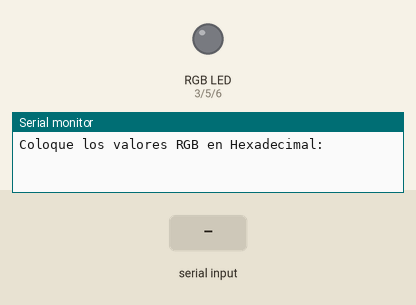
Simulated run of this sketch. Board: Arduino Uno, built with avr-gcc and run on an emulated ATmega328P. On the bench: an RGB LED mixed from three pins (HIGH = lit), the last lines printed to the serial monitor. The test bench sets the inputs (shaded band). Dim RGB values are drawn brighter than linear.

Above: at 1.2 s.
1.3 s: "90,45\n" received over the second serial link
At 3.5 s:
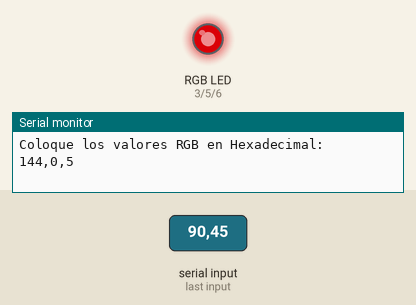
3.8 s: "30,150\n" received over the second serial link
At 5.6 s:
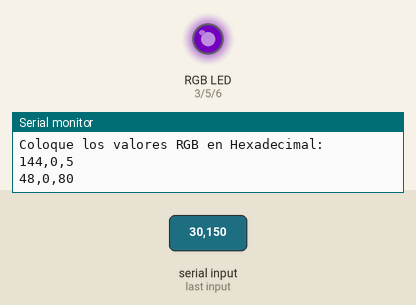
6.3 s: "5\n" received over the second serial link
At 8.5 s:
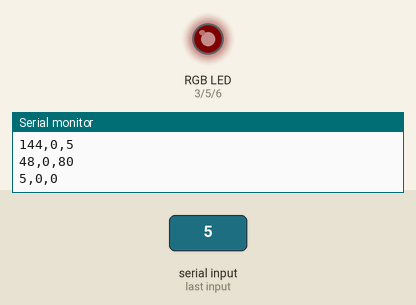
8.8 s: "90\n" received over the second serial link
At 10.6 s:
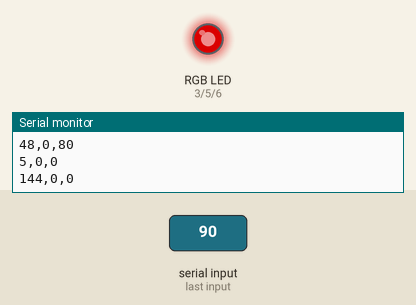
Timing chart, 0 to 12.1 s (numbered marks = the images above; inputs shaded):
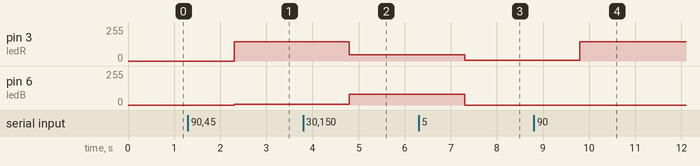

The sketch:

RGBControl.ino
```cpp
#include <SoftwareSerial.h>

SoftwareSerial ble(18, 17); // RX, TX
const int ledR = 3, ledG = 5, ledB = 6;
String hexValue, hexValue1, hexValue2, hexValue3;
int Rvalue, Gvalue, Bvalue;
String msg = "Coloque los valores RGB en Hexadecimal:";

void setup() {
    ble.begin(9600);
    Serial.begin(9600);
    while (!ble) { } // do nothing
    ble.println(msg);
    Serial.println(msg);
}

void loop() {
    while (ble.available() > 0) {
        hexValue = ble.readString(); // read hex values
        hexValue1 = hexValue.substring(0,2); // separate values
        hexValue2 = hexValue.substring(2,4);
        hexValue3 = hexValue.substring(4,6);
        Rvalue = strtol(hexValue1.c_str(), NULL, 16); // convert hex to decimal
        Gvalue = strtol(hexValue2.c_str(), NULL, 16);
        Bvalue = strtol(hexValue3.c_str(), NULL, 16);
        analogWrite(ledR, Rvalue);
        analogWrite(ledG, Gvalue);
        analogWrite(ledB, Bvalue);
        ble.print(Rvalue); ble.print(","); ble.print(Gvalue); ble.print(","); ble.println(Bvalue); // print decimal values
        Serial.print(Rvalue);  Serial.print(","); Serial.print(Gvalue);  Serial.print(","); Serial.println(Bvalue);
    }
}
```

Measured:
- after the input at 1.3 s, pin 3 (ledR): 0/255 → 144/255 after 1.0 s; pin 6 (ledB): 0/255 → 5/255 after 1.0 s
- after the input at 3.8 s, pin 3 (ledR): 144/255 → 48/255 after 1.0 s; pin 6 (ledB): 5/255 → 80/255 after 1.0 s
- after the input at 6.3 s, pin 3 (ledR): 48/255 → 5/255 after 1.0 s; pin 6 (ledB): 80/255 → 0/255 after 1.0 s
- after the input at 8.8 s, pin 3 (ledR): 5/255 → 144/255 after 1.0 s
